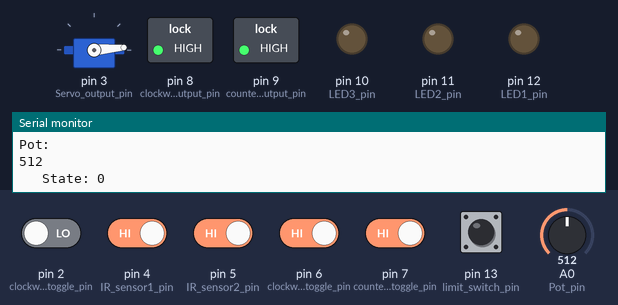
Recording of a sketch running on a simulated Arduino Uno, built with avr-gcc and run on an emulated ATmega328P. On the bench: servo, switched loads named in the sketch (green lamp = pin HIGH), output pins drawn as LEDs (lit = HIGH), the last lines printed to the serial monitor. The inputs (shaded band) are chosen by the test bench; at power-on: pin 4 (IR_sensor1_pin), pin 5 (IR_sensor2_pin), pin 6 (clockwise_toggle_pin), pin 7 (counterclock_toggle_pin), pin 13 (limit_switch_pin) HIGH, pin 2 (clockwise_servo_toggle_pin) LOW, A0 (Pot_pin) = 512.

Above: at 1.3 s.
1.4 s: pin 6 (clockwise_toggle_pin) driven LOW
At 1.8 s:
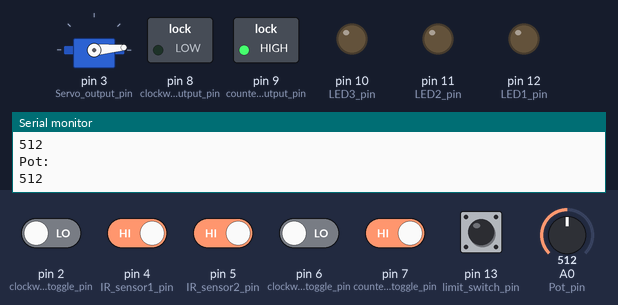
2.9 s: pin 13 (limit_switch_pin) pulled LOW for 0.15 s
At 3.7 s:
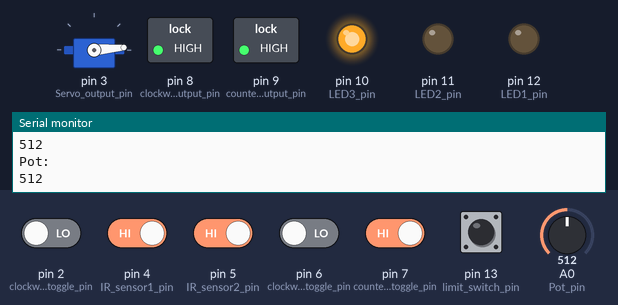
5.9 s: pin 4 (IR_sensor1_pin) driven LOW
At 6.5 s:
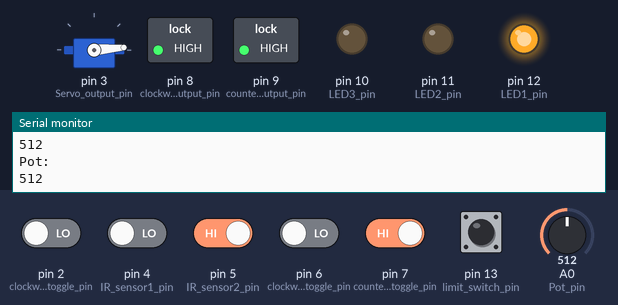
7.4 s: pin 7 (counterclock_toggle_pin) driven LOW
At 8.6 s:
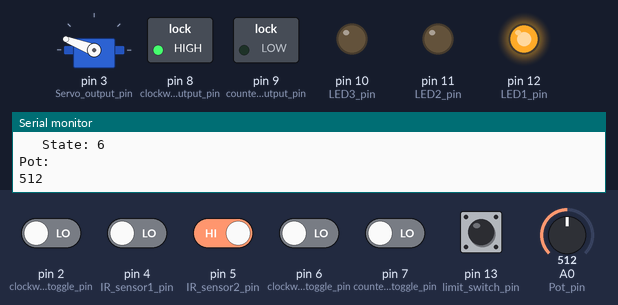
8.9 s: pin 5 (IR_sensor2_pin) driven LOW
At 10.1 s:
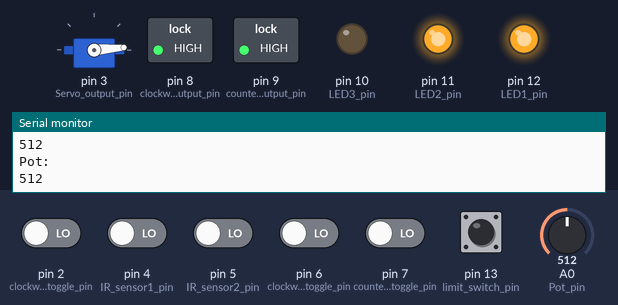
10.4 s: pin 13 (limit_switch_pin) pulled LOW for 1 s
At 11.2 s:
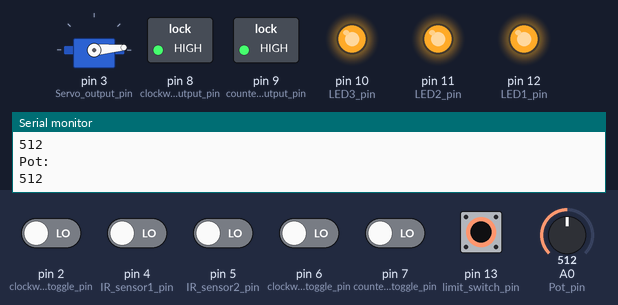
Timing chart, 0 to 13.4 s (numbered marks = the images above; inputs shaded):
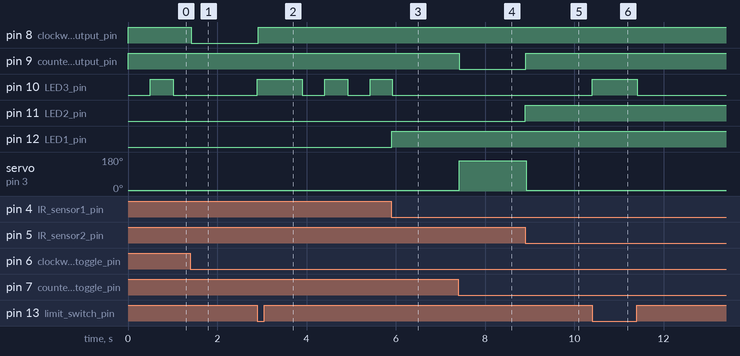

Measured:
- after the input at 1.4 s, pin 8 (clockwise_output_pin): HIGH → LOW at once; pin 10 (LED3_pin): stays LOW (without the input it goes to HIGH after 0.13 s)
- after the input at 2.9 s, pin 8 (clockwise_output_pin): LOW → HIGH at once; pin 10 (LED3_pin): goes HIGH 1.0 s, LOW 0.51 s, HIGH 0.51 s, LOW 0.51 s, then HIGH, starting at once
- after the input at 5.9 s, pin 10 (LED3_pin): goes on until 5.9 s, then stays LOW; pin 12 (LED1_pin): LOW → HIGH at once
- after the input at 7.4 s, pin 9 (counterclock_output_pin): HIGH → LOW at once; servo on pin 3 (Servo_output_pin): 5° → 159° at once
- after the input at 8.9 s, pin 9 (counterclock_output_pin), pin 11 (LED2_pin): LOW → HIGH at once; servo on pin 3 (Servo_output_pin): 159° → 5° at once
- after the input at 10.4 s, pin 10 (LED3_pin): LOW → HIGH at once, → LOW 1.0 s later

The sketch:

Arduino_code_Aug11.ino
```cpp
#include <Servo.h>
Servo myServo;  // Create a servo object

// Pin Configuration
const int Servo_output_pin = 3;
const int IR_sensor1_pin = 4;  // Reset position (Lid down / Home)
const int IR_sensor2_pin = 5;  // Stop position (Lid fully up / Zenith)
const int Pot_pin = A0; // Potentiometer input
const int limit_switch_pin = 13; // Critical material fail-safe
const int clockwise_output_pin = 8;    // ACTIVE LOW (CW Lift Relay)
const int counterclock_output_pin = 9;  // ACTIVE LOW (CCW Lower Relay)
const int clockwise_servo_toggle_pin = 2;
const int clockwise_toggle_pin = 6;
const int counterclock_toggle_pin = 7;
const int LED1_pin = 12;  // sensor1 green light
const int LED2_pin = 11;  // sensor2 yellow light
const int LED3_pin = 10;  // Limit Switch warning red light


// Potentiometer range:
/* Analog values range from 0 to 1023: starting point (lowest): 1023; Max rotation (highest): 0; UPLIFT ROTATING: CLOCKWISE
resting lowest: 970; home range: 750-850; zenith range: 400-350

const int POT_REVERSE_ZENITH_TARGET = 930; //arm at zenith pushing lid down
const int POT_HOME_TARGET = 655;    // resting position
const int POT_ZENITH_TARGET = 225;  // fully lift up
const int POT_BALLPARK_TOLERANCE = 40; // 40-digit deadband tolerance for belt slop
*/

// // --- State management ---
enum SystemState {
STATE_FLOAT,
STATE_HOME,
STATE_Servo_latch,
STATE_LIFTING,
STATE_PAUSED,
STATE_LIFTING_RECOVER,
STATE_REVERSE,
STATE_REVERSE_PAUSED,
STATE_REVERSE_RECOVER,
STATE_MANUAL_RESET
};
// NEW: System boots into FLOAT state to handle initial position confirmation safely
SystemState current_state = STATE_FLOAT;

// NEW: Ballpark tracking condition outputs
/*
boolean pot_at_home = false;
boolean pot_at_zenith = false;
boolean pot_at_reverse_zenith = false;
*/

boolean sensor1_activate = false;
boolean sensor2_activate = false;

boolean Clockwise_direction = false;
boolean Counterclock_direction = false;
boolean Motion_activate = false;

boolean Clockwise_toggle = false;
boolean Counterclock_toggle = false;

//clockwise toggle
boolean old_input_state_clockwise = HIGH;
bool current_button_state_clockwise= HIGH;

boolean old_input_state_servo = HIGH;
boolean current_input_state_servo = HIGH;

unsigned long servo_start_time = 0;
bool servo_timer_state = false;


//counterclock toggle
boolean old_input_state_counterclock = HIGH;

boolean Servo_latch = false;
boolean Servo_liftdown = false;
boolean blink_sequence = false;
boolean LED_blink_state = LOW;

// --- Non-blocking timers ---
unsigned long previousMillis = 0;
const long blink_interval = 500; // Frequency of Serial updates and reading (250ms)
const long print_interval = 50;
// Non-blocking pause tracking variables
unsigned long pause_start_time = 0;
const unsigned long pause_duration = 3000; // Safe 0.5-second electrical discharge window
// NEW: Boot/Homing timeout guard variable
const unsigned long servo_interval = 500;


bool IR_Sensors() {
  // Read raw inputs as fast as hardware allows
  bool sensor_reading_1 = digitalRead(IR_sensor1_pin);
  bool sensor_reading_2 = digitalRead(IR_sensor2_pin);
  // Evaluate Sensor 1 (Instantaneous response)
  digitalWrite(LED1_pin, !sensor_reading_1);
  sensor1_activate = !sensor_reading_1;
  // Evaluate Sensor 2 (Instantaneous response)
  digitalWrite(LED2_pin, !sensor_reading_2);
  sensor2_activate = !sensor_reading_2;
}

bool Limit_Switch() {
  // Hard Failure Limit Switch Guard
  if (digitalRead(limit_switch_pin) == LOW) {
    digitalWrite(LED3_pin, HIGH);
    Clockwise_direction = false;
    Counterclock_direction = false; //stop all movements
    Motion_activate = false;
    current_state = STATE_FLOAT; //declare warning state
  }
  if (digitalRead(limit_switch_pin) == HIGH && current_state != STATE_FLOAT) {
    digitalWrite(LED3_pin, LOW);
  }
}


bool Toggle_Op_Clockwise_main() {
  // Global/Static memory states that survive frame cycles

  // Read and debounce input pin
  bool new_input_state_clockwise1 = digitalRead(clockwise_toggle_pin);
  delay(2);
  bool new_input_state_clockwise2 = digitalRead(clockwise_toggle_pin);
  delay(2);
  bool new_input_state_clockwise3 = digitalRead(clockwise_toggle_pin);

  if ((new_input_state_clockwise1 == new_input_state_clockwise2) && (new_input_state_clockwise1 == new_input_state_clockwise3)) {
    current_button_state_clockwise = new_input_state_clockwise3;
  }

  // --- Step 1: Detect Falling Edge (New Button Press) ---
  if (current_button_state_clockwise!= old_input_state_clockwise){

      if (current_button_state_clockwise == LOW){
        if (current_state == STATE_FLOAT){
        Clockwise_toggle = true;
        }

        else if(current_state == STATE_HOME) {
         Clockwise_toggle = true;//consume in state_ops

            }//current_button_state_clockwise== LOW
      }//current_button_state_clockwise == LOW

   old_input_state_clockwise = current_button_state_clockwise; // Save edge state
  }//(current_button_state_clockwise!= old_input_state_clockwise)

      // Arm movement handles staging in the State_Operations pipeline next!
}//function bracket

bool Toggle_Op_Clockwise_Servo(){

bool new_input_state_servo1 = digitalRead(clockwise_servo_toggle_pin);
  delay(2);
  bool new_input_state_servo2 = digitalRead(clockwise_servo_toggle_pin);
  delay(2);
  bool new_input_state_servo3 = digitalRead(clockwise_servo_toggle_pin);

  if ((new_input_state_servo1 == new_input_state_servo2) && (new_input_state_servo1 == new_input_state_servo3)) {
    current_input_state_servo = new_input_state_servo3;
  }

  // --- Step 1: Detect Falling Edge (New Button Press) ---
  if (current_input_state_servo!= old_input_state_servo){

      if (current_input_state_servo == LOW){

        if(current_state == STATE_HOME) {
         Servo_latch = true;//consume in state_ops

            }//current_button_state_clockwise== LOW
      }//current_button_state_clockwise == LOW

   old_input_state_servo = current_input_state_servo; // Save edge state
  }//(current_button_state_clockwise!= old_input_state_clockwise)


}

bool Toggle_Op_Counterclock() {
  bool new_input_state_counterclock1 = digitalRead(counterclock_toggle_pin);
  delay(2);
  bool new_input_state_counterclock2 = digitalRead(counterclock_toggle_pin);
  delay(2);
  bool new_input_state_counterclock3 = digitalRead(counterclock_toggle_pin);

  // if all 3 values are the same we can continue
  if ((new_input_state_counterclock1 == new_input_state_counterclock2) && (new_input_state_counterclock1 == new_input_state_counterclock3)) {
    if (new_input_state_counterclock3 != old_input_state_counterclock){
       old_input_state_counterclock = new_input_state_counterclock3;

       if ((new_input_state_counterclock3 == LOW && current_state == STATE_HOME)||(new_input_state_counterclock3 == LOW && current_state == STATE_FLOAT)){
          Counterclock_toggle = true;//consume in state_ops
       }

       else if (new_input_state_counterclock3 == HIGH){
        Counterclock_toggle = false;
      }
  }
}
}//FUNCTION
// NEW: Dual-redundancy analog window tracker
/* void Rotation_Tracking() {
  int Pot_reading = analogRead(Pot_pin);

  // Evaluate ballpark position windows using deadband tolerances
  pot_at_home = (abs(Pot_reading - POT_HOME_TARGET) <= POT_BALLPARK_TOLERANCE);
  pot_at_zenith = (abs(Pot_reading - POT_ZENITH_TARGET) <= POT_BALLPARK_TOLERANCE);
  pot_at_reverse_zenith = (abs(Pot_reading - POT_REVERSE_ZENITH_TARGET) <= POT_BALLPARK_TOLERANCE);
}
*/
bool Manual_Reset(){
  if (current_state == STATE_FLOAT){
    if(Clockwise_toggle == true||Counterclock_toggle == true){
      current_state = STATE_MANUAL_RESET;
  } //clockwise reset
  }
}//function bracket

void State_Operations() {
  // NEW Phase 0: Safe On-Boot Floating State Homing Routine

    /* POT_REVERSE_ZENITH_TARGET = 930; POT_HOME_TARGET = 655;  POT_ZENITH_TARGET = 225; POT_BALLPARK_TOLERANCE = 40;
    SystemStates: STATE_FLOAT, STATE_HOME, STATE_LIFTING, STATE_PAUSED, STATE_LIFTING_RECOVER, STATE_WARNING

    if reverse range, clockwise until home sensor on;
    if home range: (uncertain states where home sensor is not on) if the initial position is under the home sensor, rotate clockwise until home sensor is on;
    if the initial position is above the homesensor, turn clockwise and no sensor turns on and/or zenith sensor turns on or rotation is already in life/reverse range, go back counterclockwise until home sensor is on;
    if in lift range or danger zone, turn counterclockwise until home sensor is on.
    */
    // If the arm is already happily at home on startup, exit float mode instantly
  if (sensor1_activate == true &&
      current_state != STATE_LIFTING &&
      current_state != STATE_REVERSE &&
      current_state != STATE_Servo_latch){

      current_state = STATE_HOME;
       // Only accept user inputs if the initialization float/homing phase is done!
  }

  if (current_state == STATE_FLOAT){ //declare warning state)
    Motion_activate = false;
    Clockwise_direction = false;
    Counterclock_direction = false;
  }

  switch (current_state) {
    case STATE_MANUAL_RESET:
        if (Clockwise_toggle == true){
        Clockwise_toggle = false; //consume token
        Clockwise_direction = true;//authorize direction;
        Motion_activate = true;
        }
        else if(Counterclock_toggle == true){
        Counterclock_toggle = false;//consume token
        Counterclock_direction = true;
        Motion_activate = true;
        }

      if(sensor1_activate == true){
      Clockwise_direction = false;
      Counterclock_direction = false;
      Motion_activate = false;
      current_state = STATE_HOME;
      }
    break;

    case STATE_HOME:                            //
      Motion_activate = false;                  // Enforce absolute idle silence
      Clockwise_direction = false;       //
      Counterclock_direction = false;     //
      Servo_liftdown = false;
        if (Servo_latch == true){
          current_state = STATE_Servo_latch;
          Servo_latch = false; //consume token
        }
        else if (Clockwise_toggle == true) {           //
        Clockwise_toggle = false;               // Consume token safely
        current_state = STATE_LIFTING;          //
        }
        else if (Counterclock_toggle == true) {   //
        Counterclock_toggle = false;            // Consume token
        current_state = STATE_REVERSE;          //
        }
    break;

    case STATE_LIFTING:
      Clockwise_direction = true;
      Motion_activate = true;

        if (sensor2_activate == true) {
          Clockwise_direction = false;
          Counterclock_direction = false;
          Motion_activate = false;
          pause_start_time = millis();
          current_state = STATE_PAUSED;
    }
    break;

    case STATE_PAUSED:
     if (millis() - pause_start_time >= pause_duration) {
      current_state = STATE_LIFTING_RECOVER;
    }
    break;

    case STATE_LIFTING_RECOVER:
     Clockwise_direction = false;
    Counterclock_direction = true;
    Motion_activate = true;

     if (sensor1_activate == true) {
      Clockwise_direction = false;
      Counterclock_direction = false;
      Motion_activate = false;
      current_state = STATE_HOME;
     }
    break;

  case STATE_REVERSE:                       //
      Clockwise_direction = false;       //
      Counterclock_direction = true;     // Force motor downwards
      Motion_activate = true;
      Servo_liftdown = true;              //

      if (sensor2_activate == true) { //
        Motion_activate = false; //
        Counterclock_direction = false; //
        pause_start_time = millis(); //
        current_state = STATE_REVERSE_PAUSED; //
          }
    break;

    case STATE_REVERSE_PAUSED: //
        if (millis() - pause_start_time >= pause_duration) { //
            current_state = STATE_REVERSE_RECOVER; //
            }
      break;

    case STATE_REVERSE_RECOVER: //
          Clockwise_direction = true; // Pull back home
          Counterclock_direction = false; //
          Motion_activate = true; //

            if (sensor1_activate == true) { //
            Motion_activate = false; //
              Clockwise_direction = false; //
              current_state = STATE_HOME; //
              }
          break;


  case STATE_Servo_latch:
   Servo_liftdown = true;//consume in state_ops
   if (servo_timer_state == false){
      servo_start_time = millis(); // Benchmark time for the motor delay window
      servo_timer_state = true;}

    if(servo_timer_state == true && millis()-servo_start_time >= servo_interval){
    servo_timer_state = false;
    servo_start_time = 0;
    current_state = STATE_LIFTING; //consume in state_ops
  }
  break;

/*

  /*else if {
      // Timeout supervisor: if the motor drives backward for 5 seconds and finds nothing, shut it down
      if (millis() - float_start_time > FLOAT_TIMEOUT_MAX) {
        digitalWrite(clockwise_output_pin, HIGH);
        digitalWrite(counterclock_output_pin, HIGH);
        Serial.println("CRITICAL ERROR: Homing Timeout! Check sensors or physical arm jams.");
        while(1); // Permanent safe microcontroller loop lock
      }
    }*/


  }//switch bracket
}//function bracket

bool Initialization(){ //runs once on start-up

    Clockwise_direction = false;
    Counterclock_direction = false;
    Motion_activate = false;
    Servo_liftdown = false;

    if (sensor1_activate == true) {
      current_state = STATE_HOME;
      Serial.println("Initial System State AT HOME, System good to go");
      Serial.println("Pot: "); Serial.println(analogRead(Pot_pin));
      Serial.print("   State: "); Serial.println(current_state);
    }
    else{
      current_state = STATE_FLOAT;
      Serial.println("Initial System State FLOATING, MANUAL RESET REQUIRED");
      Serial.println("Pot: "); Serial.println(analogRead(Pot_pin));
      Serial.print("   State: "); Serial.println(current_state);
    }
}

bool Blinking_Sequence(){
if (current_state == STATE_FLOAT){
    blink_sequence = true;
     unsigned long currentMillis = millis();
    if (currentMillis - previousMillis > blink_interval) {
      previousMillis = currentMillis;
      if (LED_blink_state == LOW){
        LED_blink_state = HIGH;}
      else {
        LED_blink_state = LOW;
      }
    digitalWrite(LED3_pin, LED_blink_state);
    }
}
else{
  blink_sequence = false;
}
}

void setup() {
  Serial.begin(115200);

  myServo.attach(Servo_output_pin);  // Attaches the servo on pin 3

  // Pull-up protections on inputs to kill motor EM field brush disruptions
  pinMode(IR_sensor1_pin, INPUT);
  pinMode(IR_sensor2_pin, INPUT);
  pinMode(Pot_pin, INPUT);
  pinMode(limit_switch_pin, INPUT_PULLUP);
  pinMode(clockwise_toggle_pin, INPUT_PULLUP);
  pinMode(counterclock_toggle_pin, INPUT_PULLUP);

  pinMode(clockwise_output_pin, OUTPUT);
  pinMode(counterclock_output_pin, OUTPUT);
  pinMode(LED1_pin, OUTPUT);
  pinMode(LED2_pin, OUTPUT);
  pinMode(LED3_pin, OUTPUT);

  // Active-Low Ground state: Lock them off immediately on boot
  digitalWrite(clockwise_output_pin, HIGH);
  digitalWrite(counterclock_output_pin, HIGH);
  Counterclock_direction = false;
  Clockwise_direction = false;
  Motion_activate = false;
  digitalWrite(LED1_pin, LOW);
  digitalWrite(LED2_pin, LOW);
  digitalWrite(LED3_pin, LOW);

  //initialization
  IR_Sensors();
  //Rotation_Tracking();
  Initialization();
  myServo.write(5);

  delay(100); // Give the 5V power rail 50ms to fully stabilize
  old_input_state_clockwise = digitalRead(clockwise_toggle_pin);

}


void loop() {
  IR_Sensors();
  //Rotation_Tracking(); // NEW: Track the analog potentiometer position concurrently
  Limit_Switch();
  Toggle_Op_Clockwise_main();
  Toggle_Op_Clockwise_Servo();
  Toggle_Op_Counterclock();
  //STATE_DETECTION();
  Blinking_Sequence();
  Manual_Reset();
  State_Operations();

 //-------------------------------------------------------
 //SystemStates: [STATE_FLOAT, STATE_HOME, STATE_LIFTING, STATE_PAUSED, STATE_LIFTING_RECOVER, STATE_REVERSE, STATE_REVERSE_PAUSED, STATE_REVERSE_RECOVER, STATE_WARNING]
    if(Servo_liftdown == true){
      myServo.write(159);
    }
    else if(Servo_liftdown == false){
      myServo.write(5);
    }


  if (Clockwise_direction == true && Counterclock_direction == false && Motion_activate == true) {
    digitalWrite(clockwise_output_pin, LOW);     // CW Relay ON (Drive Up)
    digitalWrite(counterclock_output_pin, HIGH);    // CCW Relay OFF
  }
 else if (Clockwise_direction == false && Counterclock_direction == true && Motion_activate == true) {
    digitalWrite(clockwise_output_pin, HIGH);     // CW Relay ON (Drive Up)
    digitalWrite(counterclock_output_pin, LOW);    // CCW Relay OFF
  }
  else {
     digitalWrite(clockwise_output_pin, HIGH);     // CW Relay ON (Drive Up)
    digitalWrite(counterclock_output_pin, HIGH);    // CCW Relay OFF
  }

 //--------------------------------------------------------

  // Live serial telemetry outputs
  if ((Clockwise_direction == true && Counterclock_direction == false && Motion_activate == true) ||(Clockwise_direction == false && Counterclock_direction == true && Motion_activate == true)){
  Serial.println("Pot: "); Serial.println(analogRead(Pot_pin));
  unsigned long currentMillis = millis();
  if (currentMillis - previousMillis >= print_interval) {
    previousMillis = currentMillis;
    Serial.print("   State: "); Serial.println(current_state);
    }

  }
}
```
